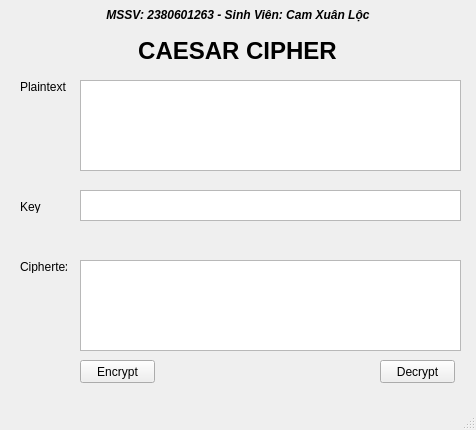
<?xml version="1.0" encoding="UTF-8"?>
<ui version="4.0">
 <class>MainWindow</class>
 <widget class="QMainWindow" name="MainWindow">
  <property name="geometry">
   <rect>
    <x>0</x>
    <y>0</y>
    <width>476</width>
    <height>430</height>
   </rect>
  </property>
  <property name="windowTitle">
   <string>Caesar Cipher - MSSV: 2380601263 - Sinh Viên: Cam Xuân Lộc</string>
  </property>
  <widget class="QWidget" name="centralwidget">
   <widget class="QLabel" name="lbl_student_info">
    <property name="geometry">
     <rect>
      <x>0</x>
      <y>5</y>
      <width>476</width>
      <height>20</height>
     </rect>
    </property>
    <property name="font">
     <font>
      <italic>true</italic>
      <weight>75</weight>
      <bold>true</bold>
     </font>
    </property>
    <property name="text">
     <string>MSSV: 2380601263 - Sinh Viên: Cam Xuân Lộc</string>
    </property>
    <property name="alignment">
     <set>Qt::AlignCenter</set>

    </property>
   </widget>
   <widget class="QLabel" name="label">
    <property name="geometry">
     <rect>
      <x>137</x>
      <y>35</y>
      <width>201</width>
      <height>31</height>
     </rect>
    </property>
    <property name="font">
     <font>
      <pointsize>18</pointsize>
      <weight>75</weight>
      <bold>true</bold>
     </font>
    </property>
    <property name="text">
     <string>CAESAR CIPHER</string>
    </property>
    <property name="alignment">
     <set>Qt::AlignCenter</set>
    </property>
   </widget>
   <widget class="QPlainTextEdit" name="txt_plain_text">
    <property name="geometry">
     <rect>
      <x>80</x>
      <y>80</y>
      <width>381</width>
      <height>91</height>
     </rect>
    </property>
   </widget>
   <widget class="QLabel" name="label_2">
    <property name="geometry">
     <rect>
      <x>20</x>
      <y>80</y>
      <width>47</width>
      <height>13</height>
     </rect>
    </property>
    <property name="text">
     <string>Plaintext</string>
    </property>
   </widget>
   <widget class="QLabel" name="label_3">
    <property name="geometry">
     <rect>
      <x>20</x>
      <y>200</y>
      <width>47</width>
      <height>13</height>
     </rect>
    </property>
    <property name="text">
     <string>Key</string>
    </property>
   </widget>
   <widget class="QTextEdit" name="txt_key">
    <property name="geometry">
     <rect>
      <x>80</x>
      <y>190</y>
      <width>381</width>
      <height>31</height>
     </rect>
    </property>
   </widget>
   <widget class="QLabel" name="label_4">
    <property name="geometry">
     <rect>
      <x>20</x>
      <y>260</y>
      <width>47</width>
      <height>13</height>
     </rect>
    </property>
    <property name="text">
     <string>Ciphertext</string>
    </property>
   </widget>
   <widget class="QPlainTextEdit" name="txt_cipher_text">
    <property name="geometry">
     <rect>
      <x>80</x>
      <y>260</y>
      <width>381</width>
      <height>91</height>
     </rect>
    </property>
   </widget>
   <widget class="QPushButton" name="btn_encrypt">
    <property name="geometry">
     <rect>
      <x>80</x>
      <y>360</y>
      <width>75</width>
      <height>23</height>
     </rect>
    </property>
    <property name="text">
     <string>Encrypt</string>
    </property>
   </widget>
   <widget class="QPushButton" name="btn_decrypt">
    <property name="geometry">
     <rect>
      <x>380</x>
      <y>360</y>
      <width>75</width>
      <height>23</height>
     </rect>
    </property>
    <property name="text">
     <string>Decrypt</string>
    </property>
   </widget>
  </widget>
  <widget class="QMenuBar" name="menubar">
   <property name="geometry">
    <rect>
     <x>0</x>
     <y>0</y>
     <width>476</width>
     <height>21</height>
    </rect>
   </property>
  </widget>
  <widget class="QStatusBar" name="statusbar"/>
 </widget>
 <resources/>
 <connections/>
</ui>
